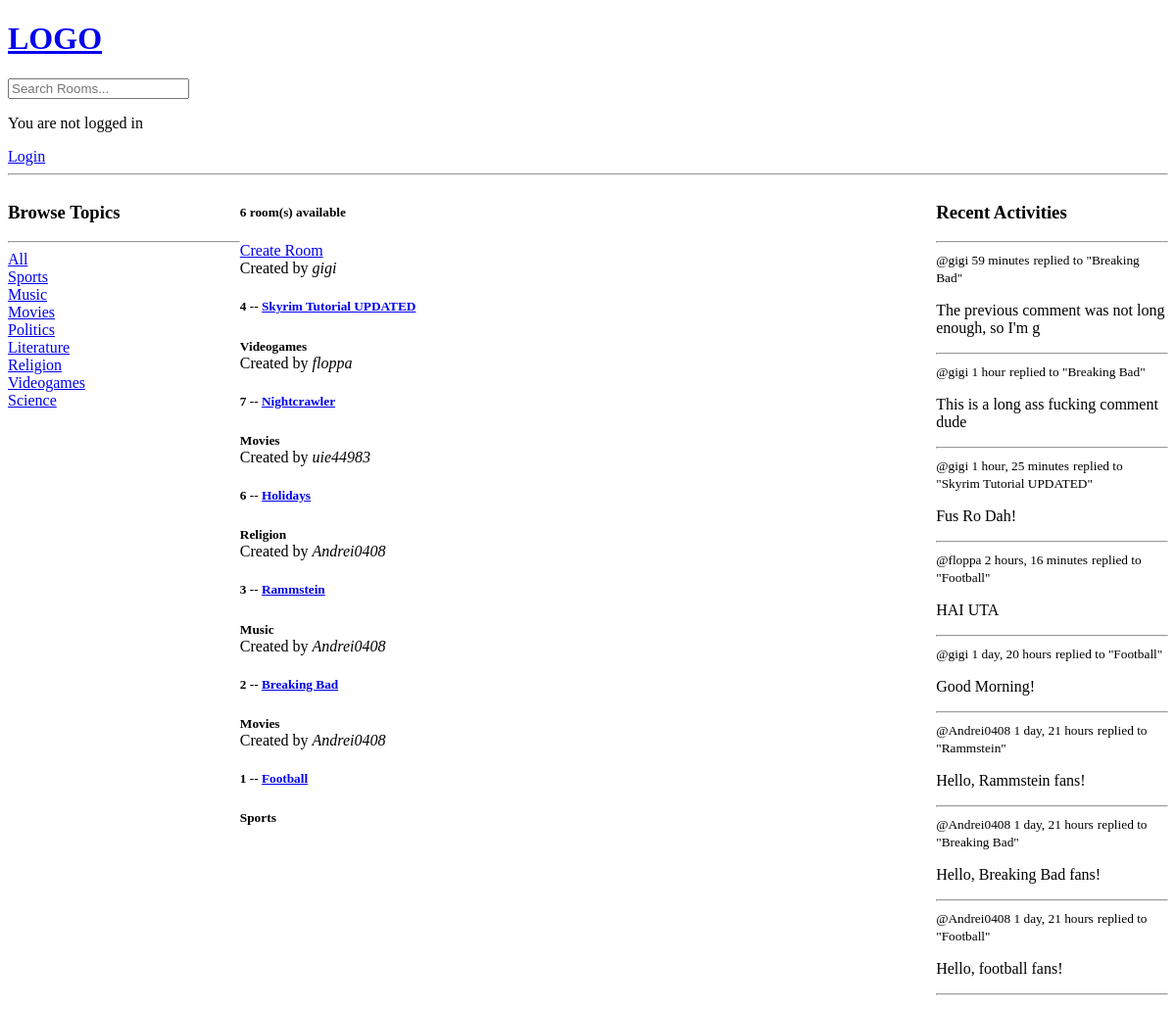
Before: / with the older database file.
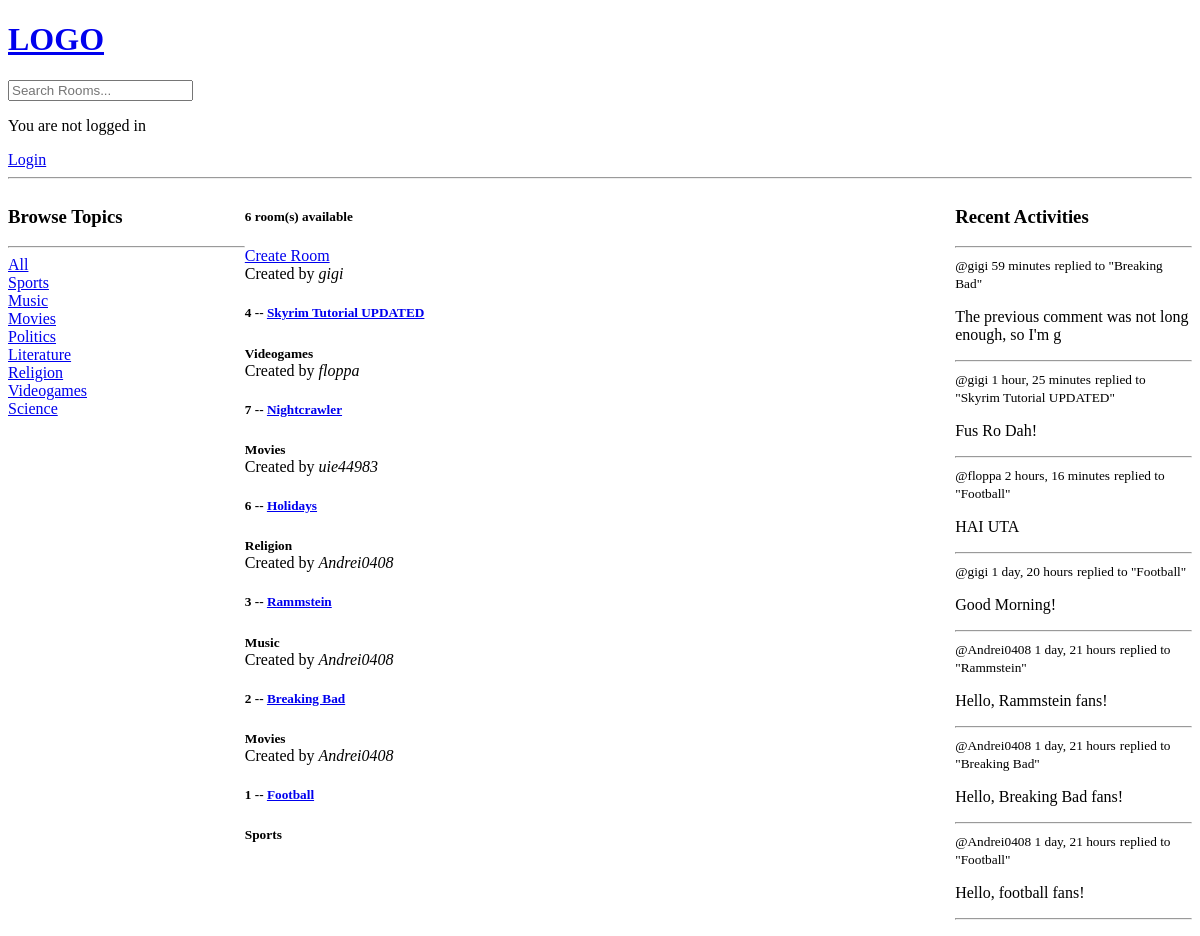
After: the same page with the newer database file.
### base/models.py (models this page shows, shortened)
class Topic(models.Model):
    name = models.CharField(max_length=200)

class Room(models.Model):
    host = models.ForeignKey(User, on_delete=models.SET_NULL, null=True)
    topic = models.ForeignKey(Topic, on_delete=models.SET_NULL, null=True)
    name = models.CharField(max_length=200)
    description = models.TextField(null=True, blank=True)
    participants = models.ManyToManyField(User, related_name='participants', blank=True) # the users currently active in the room
    updated = models.DateTimeField(auto_now=True)
    created = models.DateTimeField(auto_now_add=True)
    class Meta:
        ordering = ['-updated', '-created'] # newest updated item should come first
    def __str__(self):
        return str(self.name)

class Message(models.Model):
    user = models.ForeignKey(User, on_delete=models.CASCADE) # on delete -> CASCADE = delete all children
    room = models.ForeignKey(Room, on_delete=models.CASCADE)
    body = models.TextField()
    updated = models.DateTimeField(auto_now=True)
    created = models.DateTimeField(auto_now_add=True)
    class Meta:
        ordering = ['-updated', '-created'] # newest updated item should come first
    def __str__(self):
        return self.body[0:50]

### base/views.py (the view)
# urls.py: path('', views.home, name="home"),
def home(request):
    q = request.GET.get('q') if request.GET.get('q') != None else ''
    rooms = Room.objects.filter(
        Q(topic__name__icontains=q) |
        Q(name__icontains=q) |
        Q(description__icontains=q)
        )
    topics = Topic.objects.filter()
    room_count = rooms.count()
    room_messages = Message.objects.filter(
        Q(room__topic__name__icontains=q)
        )
    context = {'rooms':rooms, 'topics': topics, 'room_count': room_count, 'room_messages': room_messages}
    return render(request, 'base/home.html', context)

### base/templates/base/home.html (shortened to what this page needs)
{% extends 'main.html' %}
{% block content %}
<div class="home-container">
    <div>
        <h3>Browse Topics</h3>
        <hr>
        <div>
            <a href="{% url 'home' %}">All</a>
        </div>
        {% for topic in topics %}
            <div>
                <a href="{% url 'home' %}?q={{topic.name}}">{{topic.name}}</a>
            </div>
        {% endfor %}
    </div>
    <div>
        <h5>{{room_count}} room(s) available</h5>
        <a href="{% url 'create-room' %}">Create Room</a>
        <div>
            {% for room in rooms %}
                <div>
                    <span>Created by <i>{{room.host.username}}</i></span>
                    <h5>{{room.id}} -- <a href="{% url 'room' room.id %}">{{room.name}}</a></h5>
                    <small><b>{{room.topic.name}}</b></small>
                </div>
            {% endfor %}
        </div>
    </div>
    <div>
        <h3>Recent Activities</h3>
        <hr>
        {% for message in room_messages %}
            <div>
                <small>@{{message.user}} {{message.created|timesince}}</small>
                <small>replied to "{{message.room}}"</small>
                <p>{{message}}</p>
                <hr>
            </div>
        {% endfor %}
    </div>
</div>
{% endblock content %}

Changed rows visible on the page:
removed Message: user "gigi", created "1 hour", room "Breaking Bad", body "This is a long ass fucking comment dude"
